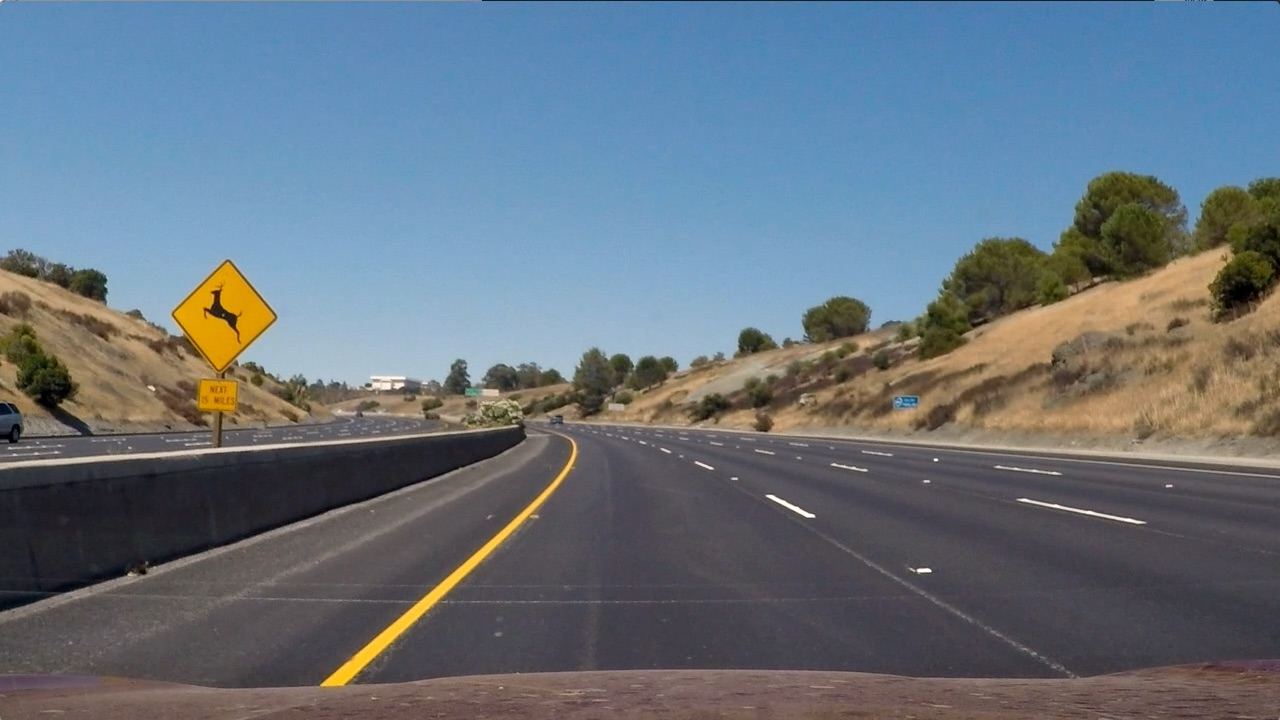
#> input picture NP-SDC-T1-P5-VehicleDetectionTracking/test_images/test2.jpg, 1280 x 720 px
$ jupyter execute --allow-errors NP_Vehicle_Detectioin_and_Tracking.ipynb   (shell and % lines are left out)   (older library calls are emulated)
#> lines starting #> are read from the running program, lines starting #| are printed output that depends on the picture; after the words box and inside, x2 and y2 are one past the last pixel; in counts of white or black regions, pixels touching at a corner belong together
# Self-Driving Car Engineer Nanodegree
## Project - 5 - Vehicle Detection and Tracking
---
The goals / steps of this project are the following:

* Perform a Histogram of Oriented Gradients (HOG) feature extraction on a labeled training set of images and train a classifier Linear SVM classifier
* Optionally, you can also apply a color transform and append binned color features, as well as histograms of color, to your HOG feature vector.
* Note: for those first two steps don't forget to normalize your features and randomize a selection for training and testing.
* Implement a sliding-window technique and use your trained classifier to search for vehicles in images.
* Run your pipeline on a video stream (start with the test_video.mp4 and later implement on full project_video.mp4) and create a heat map of recurring detections frame by frame to reject outliers and follow detected vehicles.
* Estimate a bounding box for vehicles detected.
---

[cell 1]
import matplotlib
import matplotlib.pyplot as plt
import matplotlib.image as mpimg
import numpy as np
import cv2
import glob
import time
from sklearn.svm import LinearSVC
from skimage.feature import hog
from sklearn.preprocessing import StandardScaler
from sklearn.model_selection import train_test_split
from scipy.ndimage.measurements import label
from moviepy.editor import VideoFileClip
from IPython.display import HTML
from random import shuffle

## 1. Loading the Data

Here we create lists of [vehicles](https://s3.amazonaws.com/udacity-sdc/Vehicle_Tracking/vehicles.zip) and [not-vehicles](https://s3.amazonaws.com/udacity-sdc/Vehicle_Tracking/non-vehicles.zip) images provided by Udacity. Corrisponding folders contain unzilled archives.

[cell 2]
car_images = glob.glob('./training_dataset/vehicles/vehicles/**/*.png')
noncar_images = glob.glob('./training_dataset/non-vehicles/non-vehicles/**/*.png')
shuffle(car_images)
shuffle(noncar_images)
print(len(car_images), '         images of vehicles')
print(len(noncar_images), '        images of non-vehicles')
#> (the rest of this cell did not finish here and is left out)

As we can see, there are about the same number of objects of both classes, so, wo do not need to balance number of images.

## 2. Data Visualization

#> (a cell that did not finish here is left out)

## 3. Function for Converting Image to Histogram of Oriented Gradients (HOG)

Here we define functions for features extraction (HOG, binned color and color histogram features). The functions are based on code from the Udacity's lectures.

[cell 4]
# [18 lines left out: function get_hog_features, not called in this run]

    # Define a function to compute binned color features
def bin_spatial(img, size=(16, 16)):
    return cv2.resize(img, size).ravel()

# Define a function to compute color histogram features
# [6 lines left out: function color_hist, not called in this run]

### Visualize HOG on Example Image

#> (a cell that did not finish here is left out)

## 4. Function to Compute Color Histogram Features and Visualization

[cell 6]
# Define a function to compute binned color features
def bin_spatial(img, size=(16, 16)):
    return cv2.resize(img, size).ravel()

# Define a function to compute color histogram features
# [19 lines left out: function color_hist, not called in this run]

# Generate a random index to look at a car image
#> (the rest of this cell did not finish here and is left out)

## 5. Function for Spatial Binning of Color Features

[cell 7]
# Define a function to compute color histogram features
# Pass the color_space flag as 3-letter all caps string
# like 'HSV' or 'LUV' etc.
# [18 lines left out: function bin_spatial, not called in this run]

#> (the rest of this cell did not finish here and is left out)

## 6. Function to Extract Features from a List of Images
The `extract_features` function extracl all nessesary features from images. It also augment the train dataset by horizontal image flipping.

[cell 8]
from sklearn.preprocessing import StandardScaler
from tqdm import tqdm

# Define a function to extract features from a list of images
# Have this function call bin_spatial() and color_hist()
def extract_features(images, color_space='RGB', spatial_size=(32, 32),
                     hist_bins=32, orient=9, pix_per_cell=8,
                     cell_per_block=2, hog_channel=0,
                     spatial_feat=True, hist_feat=True, hog_feat=True):
    # Create a list to append feature vectors to
    features = []
    # Iterate through the list of images
    for file in tqdm(images):
        file_features = []
        img = mpimg.imread(file) # idea for the progress came from "nhiddink"
        # apply color conversion if other than 'RGB'
        if color_space != 'RGB':
            if color_space == 'HSV':
                feature_image = cv2.cvtColor(img, cv2.COLOR_RGB2HSV)
            elif color_space == 'LUV':
                feature_image = cv2.cvtColor(img, cv2.COLOR_RGB2LUV)
            elif color_space == 'HLS':
                feature_image = cv2.cvtColor(img, cv2.COLOR_RGB2HLS)
            elif color_space == 'YUV':
                feature_image = cv2.cvtColor(img, cv2.COLOR_RGB2YUV)
            elif color_space == 'YCrCb':
                feature_image = cv2.cvtColor(img, cv2.COLOR_RGB2YCrCb)
        else: feature_image = np.copy(img)

        if spatial_feat == True:
            # Apply bin_spatial() to get spatial color features
            spatial_features = bin_spatial(feature_image, size=spatial_size)
            file_features.append(spatial_features)
        if hist_feat == True:
            # Apply color_hist() also with a color space option now
            hist_features = color_hist(feature_image, nbins=hist_bins)
            file_features.append(hist_features)
        if hog_feat == True:
            # Call get_hog_features() with vis=False, feature_vec=True
            if hog_channel == 'ALL':
                hog_features = []
                for channel in range(feature_image.shape[2]):
                    hog_features.append(get_hog_features(feature_image[:,:,channel],
                                        orient, pix_per_cell, cell_per_block,
                                        vis=False, feature_vec=True))
                hog_features = np.ravel(hog_features)
            else:
                hog_features = get_hog_features(feature_image[:,:,hog_channel], orient,
                                                pix_per_cell, cell_per_block, vis=False,
                                                feature_vec=True)
            file_features.append(hog_features)
        # Append the new feature vector to the features list
        features.append(np.concatenate(file_features))
    # Return list of feature vectors
    return features

## 7. Training and Testing the HOG Support Vector Classifier

The following code chunk creates feature list for the training data. Feature list is normolized by the `StandardScaler()` method from `sklearn`. The data is splitted into thaining and testing subsets (80% and 20%).

The classifier (Linear SVM) is trained there as well.

[cell 9]
car_features = extract_features(car_images, hog_feat=True)
notcar_features = extract_features(noncar_images, hog_feat=True)

# Create an array stack of feature vectors
X = np.vstack((car_features, notcar_features)).astype(np.float64)
# Fit a per-column scaler
#> (the rest of this cell did not finish here and is left out)

## 8. Training and Testing the Color Histogram Support Vector Classifier

[cell 10]
car_features = extract_features(car_images, spatial_feat=True, hist_feat=True)
notcar_features = extract_features(noncar_images, spatial_feat=True, hist_feat=True)

# Create an array stack of feature vectors
X = np.vstack((car_features, notcar_features)).astype(np.float64)
# Fit a per-column scaler
#> (the rest of this cell did not finish here and is left out)

## 9. Sliding Window Implementation

Here we define a sliding window function `slide_window` to generate a list of boxes with predefined parameters and a `draw_boxes` to draw the list of boxes on an image.
These and some of the following functions are from the Udacity's lectures because they just work and perform useful tasks.

[cell 11]
# Define a function that takes an image,
# start and stop positions in both x and y,
# window size (x and y dimensions),
# and overlap fraction (for both x and y)
def slide_window(img, x_start_stop=[None, None], y_start_stop=[None, None],
                 xy_window=(128, 128), #(64, 64), (96, 96)
                 xy_overlap=(0.5, 0.5)):
    # If x and/or y start/stop positions not defined, set to image size
    if x_start_stop[0] == None:
        x_start_stop[0] = 0
    if x_start_stop[1] == None:
        x_start_stop[1] = img.shape[1]
    if y_start_stop[0] == None:
        y_start_stop[0] = 0
    if y_start_stop[1] == None:
        y_start_stop[1] = img.shape[0]
    # Compute the span of the region to be searched
    xspan = x_start_stop[1] - x_start_stop[0]
    yspan = y_start_stop[1] - y_start_stop[0]
    # Compute the number of pixels per step in x/y
    nx_pix_per_step = np.int(xy_window[0]*(1 - xy_overlap[0]))
    ny_pix_per_step = np.int(xy_window[1]*(1 - xy_overlap[1]))
    # Compute the number of windows in x/y
    nx_buffer = np.int(xy_window[0]*(xy_overlap[0]))
    ny_buffer = np.int(xy_window[1]*(xy_overlap[1]))
    nx_windows = np.int((xspan-nx_buffer)/nx_pix_per_step)
    ny_windows = np.int((yspan-ny_buffer)/ny_pix_per_step)
    # Initialize a list to append window positions to
    window_list = []
    # Loop through finding x and y window positions
    # Note: you could vectorize this step, but in practice
    # you'll be considering windows one by one with your
    # classifier, so looping makes sense
    for ys in range(ny_windows):
        for xs in range(nx_windows):
            # Calculate window position
            startx = xs*nx_pix_per_step + x_start_stop[0]
            endx = startx + xy_window[0]
            starty = ys*ny_pix_per_step + y_start_stop[0]
            endy = starty + xy_window[1]
            # Append window position to list
            window_list.append(((startx, starty), (endx, endy)))
    # Return the list of windows
    return window_list

# Define a function to draw bounding boxes
def draw_boxes(img, bboxes, color=(255,0,0), thick=6, random_color=False):
    # Make a copy of the image
    imcopy = np.copy(img)
    # Iterate through the bounding boxes
    for bbox in bboxes:
        # Random color code copied from jeremy-shannon
        if random_color == True:
            color = (np.random.randint(0,255), np.random.randint(0,255), np.random.randint(0,255))
        # Draw a rectangle given bbox coordinates
        cv2.rectangle(imcopy, bbox[0], bbox[1], color, thick)
    # Return the image copy with boxes drawn
    return imcopy

test_img = mpimg.imread('test_images/test2.jpg')
#> test_img is the input picture: shape (720, 1280, 3); mean R, G, B 102.8, 114.6, 125.5

windows =  slide_window(test_img,
                        x_start_stop=[None, None],
                        y_start_stop=[400, 656], #tune the parameters
                        xy_window=(64, 64),
                        xy_overlap=(0.5, 0.5))
#> windows = 273 items

window_img = draw_boxes(test_img, windows, random_color=True)
#> the loop in draw_boxes, `for bbox in bboxes:` made 273 passes
#> (bbox, color) on passes 1 to 12: (((0, 400), (64, 464)), (172, 47, 117)), (((32, 400), (96, 464)), (192, 67, 251)), (((64, 400), (128, 464)), (195, 103, 9)), (((96, 400), (160, 464)), (211, 21, 242)), (((128, 400), (192, 464)), (36, 87, 70)), (((160, 400), (224, 464)), (216, 88, 140)), (((192, 400), (256, 464)), (58, 193, 230)), (((224, 400), (288, 464)), (39, 87, 174)), (((256, 400), (320, 464)), (88, 81, 165)), (((288, 400), (352, 464)), (25, 77, 72)), (((320, 400), (384, 464)), (9, 148, 115)), (((352, 400), (416, 464)), (208, 243, 197))
#> color on passes 61 to 66: (43, 104, 11), (2, 51, 80), (32, 182, 128), (38, 19, 174), (42, 115, 184), (188, 232, 77)
#> after the loop in draw_boxes, `for bbox in bboxes:`:
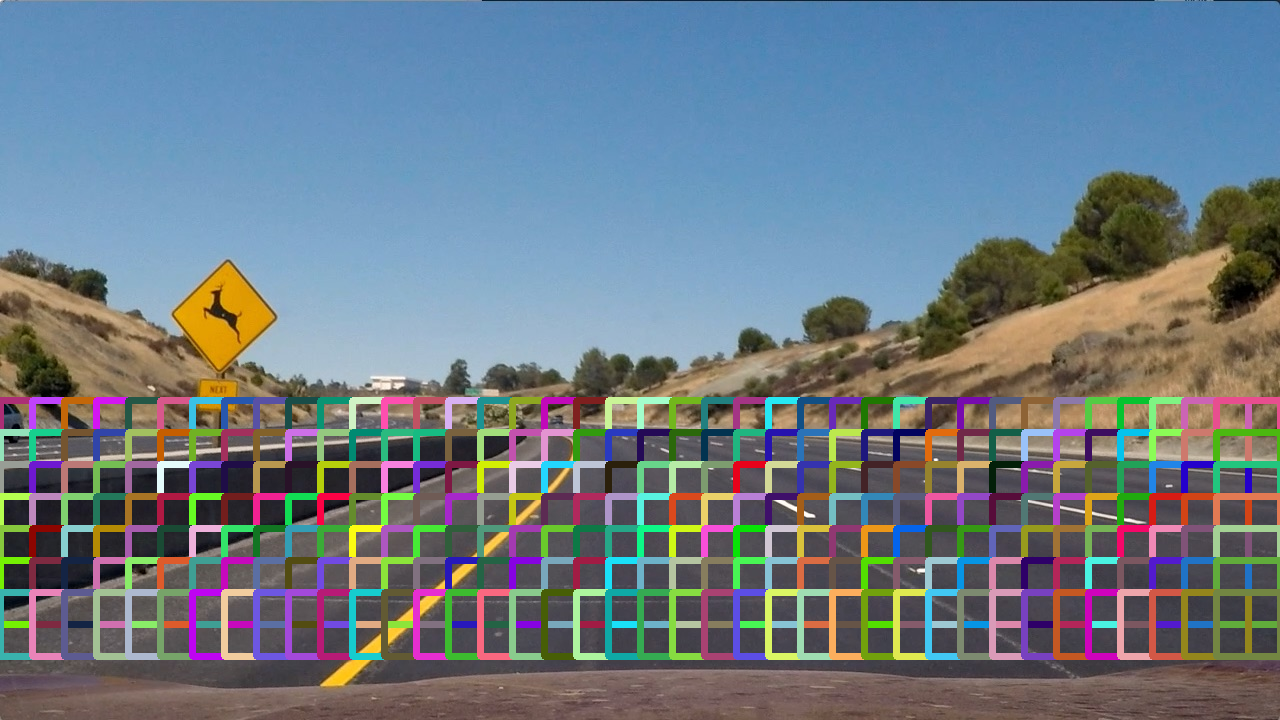
#> imcopy: shape (720, 1280, 3); 14.83% of pixels changed, all inside (x1, y1, x2, y2) = (0, 397, 1280, 660)
plt.imshow(window_img);
#> (this line was passed over: IPython is not available in this run)
matplotlib.rc('xtick', labelsize=15)
matplotlib.rc('ytick', labelsize=15)
plt.title('Sliding Windows Technique:', fontsize=15);
#> (this line was passed over: IPython is not available in this run)
plt.savefig('output_images/Sliding_Windows.png', bbox_inches="tight")
#> (this line was passed over: IPython is not available in this run)
#> `fname = 'test_images/test{}.jpg'.format(i)`: fname = 'test_images/test1.jpg'
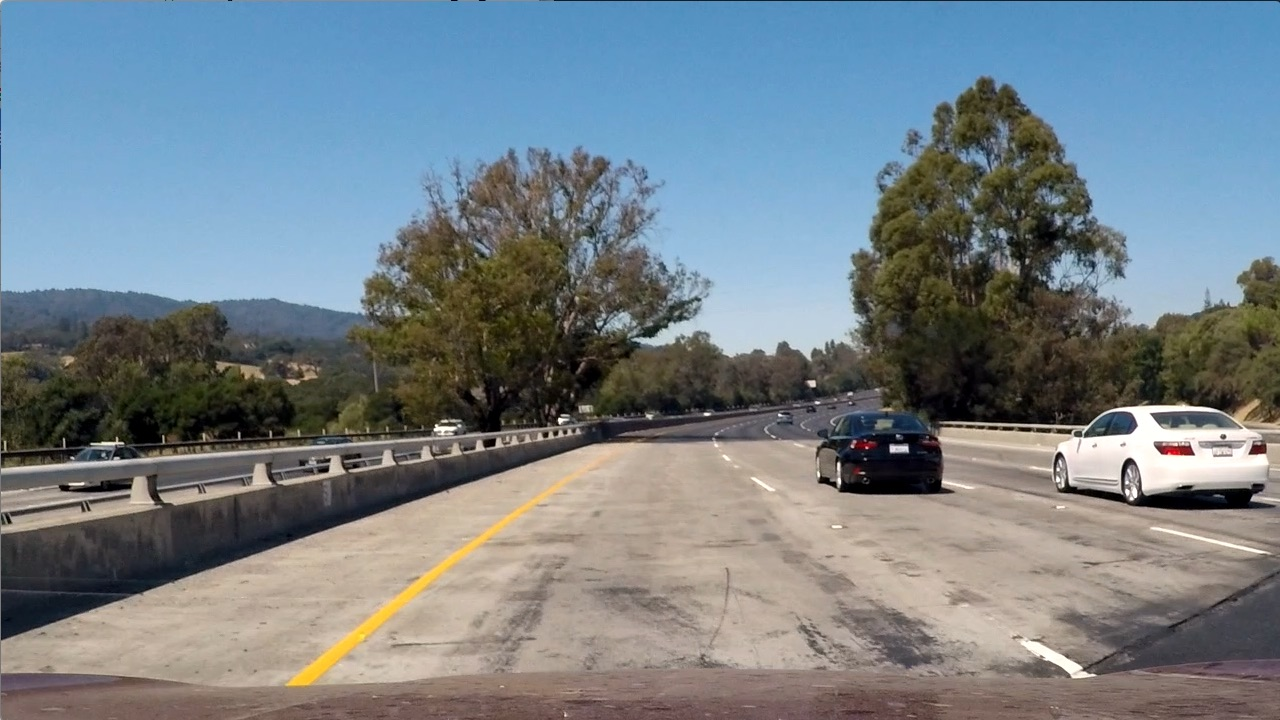
#> input picture NP-SDC-T1-P5-VehicleDetectionTracking/test_images/test1.jpg, 1280 x 720 px
#> further down, img is the input picture: shape (720, 1280, 3); mean R, G, B 117.5, 128.7, 135.5

## 10. Function to Extract Features from a Single Image Window

[cell 12]
# This function is very similar to extract_features()
# just for a single image rather than list of images
# [48 lines left out: function single_img_features, not called in this run]

[cell 13]
# Define a function you will pass an image
# and the list of windows to be searched (output of slide_windows())
# [27 lines left out: function search_windows, not called in this run]

## 11. Train the Support Vector Classifier and Test the Predictions

[cell 14]
color_space = 'YCrCb' # Can be RGB, HSV, LUV, HLS, YUV, YCrCb
orient = 10  # HOG orientations
pix_per_cell = 8 # HOG pixels per cell
cell_per_block = 2 # HOG cells per block
hog_channel = 'ALL' # Can be 0, 1, 2, or "ALL"
spatial_size = (32, 32) # Spatial binning dimensions
hist_bins = 64   # Number of histogram bins
spatial_feat = True # Spatial features on or off
hist_feat = True # Histogram features on or off
hog_feat = True # HOG features on or off
y_start_stop = [350, None] # Min and max in y to search in slide_window()

car_features = extract_features(car_images, color_space=color_space,
                            spatial_size=spatial_size, hist_bins=hist_bins,
                            orient=orient, pix_per_cell=pix_per_cell,
                            cell_per_block=cell_per_block,
                            hog_channel=hog_channel,
                            spatial_feat=spatial_feat, hist_feat=hist_feat,
                            hog_feat=hog_feat)
notcar_features = extract_features(noncar_images, color_space=color_space,
                            spatial_size=spatial_size, hist_bins=hist_bins,
                            orient=orient, pix_per_cell=pix_per_cell,
                            cell_per_block=cell_per_block,
                            hog_channel=hog_channel,
                            spatial_feat=spatial_feat, hist_feat=hist_feat,
                            hog_feat=hog_feat)

[cell 15]
X = np.vstack((car_features, notcar_features)).astype(np.float64)
# Fit a per-column scaler
#> (the rest of this cell did not finish here and is left out)

#> (a cell that did not finish here is left out)

## 12. Adding Heatmaps and Bounding Boxes

[cell 17]
# [38 lines left out: functions add_heat, apply_threshold, draw_labeled_bboxes, convert_color, not called in this run]

## 13. Function to Predict using Features Extracted from HOG Sub-Sampling

[cell 18]
# [77 lines left out: function find_cars, not called in this run]

## 14. Heatmap Visulization and Video Processing

#> (a cell that did not finish here is left out)
